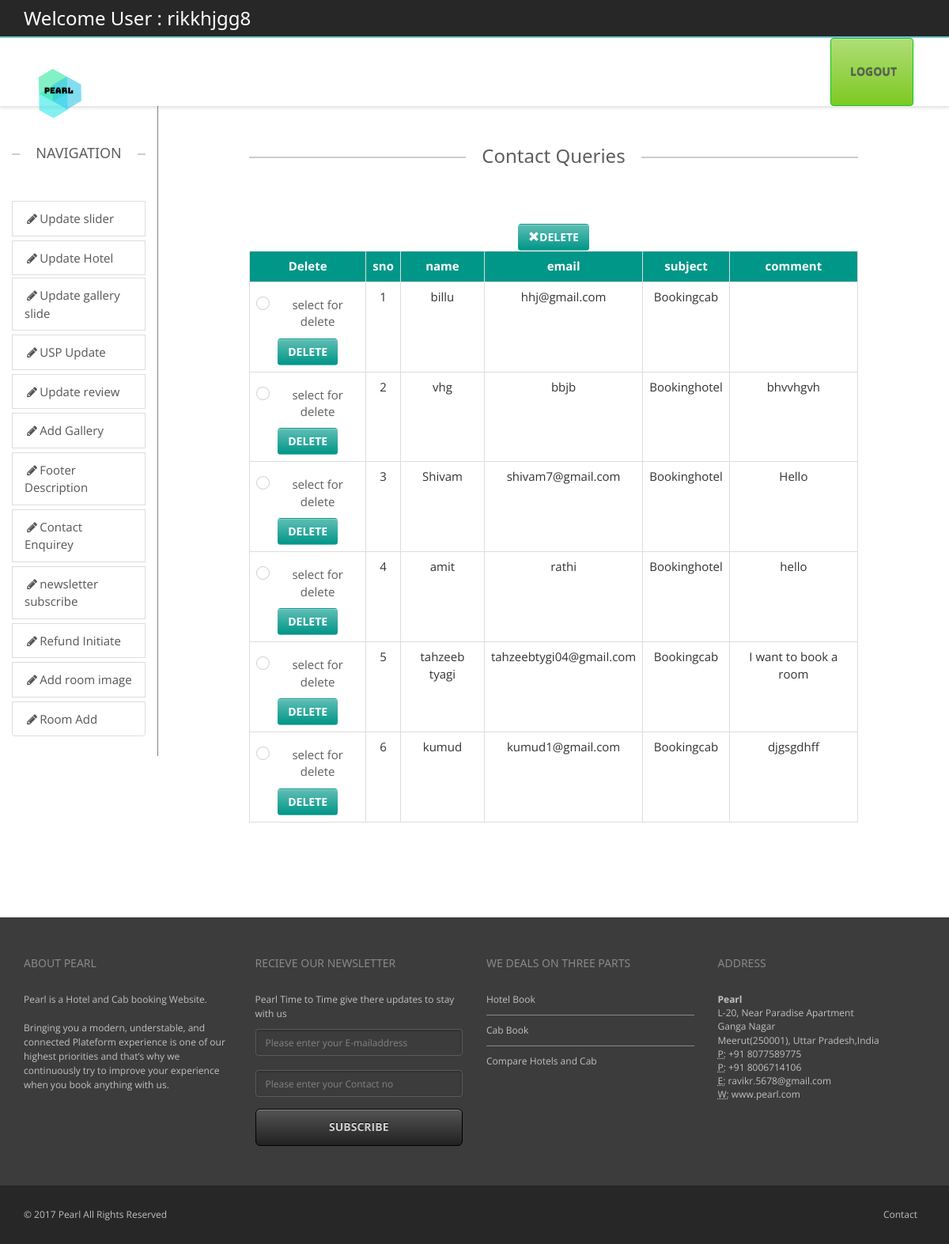
Page /backend/tables.php (signed in) on the committed database.
### tables this page shows
CREATE TABLE `contactenquirey` (
  `sno` int(11) NOT NULL,
  `name` varchar(200) DEFAULT NULL,
  `email` varchar(200) DEFAULT NULL,
  `subject` varchar(100) DEFAULT NULL,
  `comment` varchar(600) DEFAULT NULL
);

### public_html/backend/tables.php (the view, shortened to what this page needs)
<?php
include("headeradmin.php");
include("navigation.php");?>
        <div class="col-sm-1 ">
        </div>
		<div class="col-sm-8">
        <div class="containe-fluid text-center" >
             <h3 class="lined-heading mt50">
            <span>
            Contact Queries
            </span>
        </h3>
        <?php   $con=mysqli_connect("localhost","id5740196_root","1234567890","id5740196_realhotel") or die("could not connect");
$res=mysqli_query($con,"Select * from contactenquirey") or die(mysqli_error($con));
if(mysqli_affected_rows($con)>0)
{
$colname=mysqli_fetch_fields($res);
echo"<form action='deletequery.php' method='post'>";?>
<?php echo"<br><button type='submit' class='btn w3-teal' >";
echo"<span class='glyphicon glyphicon-remove'>";
echo"</span>";
echo"Delete"."</button>";
echo"<div  style='overflow-x:auto;'><table border='1' class='table table-bordered table-hover' style='width:100%'>";
echo"<th class='w3-teal text-center'>Delete</th><th class='w3-teal text-center'>".$colname[0]->name."</th><th class='w3-teal text-center'>".$colname[1]->name."</th><th class='w3-teal text-center'>".$colname[2]->name."</th><th class='w3-teal text-center'>".$colname[3]->name."</th><th class='w3-teal text-center'>".$colname[4]->name."</th>";
while($row=mysqli_fetch_array($res))
{?>
<tr><td><div class="checkbox checkbox-info checkbox-circle">
<?php
echo"<input type='checkbox' name='ids[]' id='$row[0]' value='$row[0]' />"."<label for='$row[0]'>"."select for delete"."</label>"."</div>"."<a href='deletequery.php?id=$row[0]' class='btn w3-teal'>"."delete"."</a>"."</td><td>".$row[0]."</td><td>".$row[1]."</td><td>".$row[2]."</td><td>".$row[3]."</td><td>".$row[4]."</td></tr>";
}
 echo"</table></div>";
 echo"</form>";
}
?>
		</div>
		</div>
        <div class="col-sm-1">
        </div>
	</div>
</div>
<?php include("footer.php");?>

### public_html/backend/css/theme.css (style rules this page uses)
body { overflow-x: hidden; }
html, html a { -webkit-font-smoothing: antialiased !important; }
h1, h2, h3, h4, h5, h6, .h1, .h2, .h3, .h4, .h5, .h6 { font-family: "Open Sans", "Helvetica Neue", Helvetica, Arial, sans-serif; font-weight: 600; line-height: 1.1; color: #5e5e5e; }
h3, .h3 { font-size: 18px; }
.lined-heading { position: relative; margin-top: 0; margin-bottom: 50px; text-align: center; display: block; }
h1.lined-heading:before, h2.lined-heading:before, h3.lined-heading:before, h4.lined-heading:before, h5.lined-heading:before, h6.lined-heading:before { position: absolute; top: 50%; z-index: 1; display: block; width: 100%; height: 1px; border-top: 2px solid #ccc; content: ""; }
h1.lined-heading span, h2.lined-heading span, h3.lined-heading span, h4.lined-heading span, h5.lined-heading span, h6.lined-heading span { position: relative; z-index: 1; padding: 0 20px; background: #fff; display: inline-block; }
body ,.ui-widget, .revolution-starhotel { font-family: "Open Sans", "Helvetica Neue", Helvetica, Arial, sans-serif !important; font-size: 13px; }
a { text-decoration: none; -webkit-transition: color 0.2s ease-in; -moz-transition: color 0.2s ease-in; -ms-transition: color 0.2s ease-in; -o-transition: color 0.2s ease-in; transition: color 0.2s ease-in; }
.mt50 { margin-top: 50px; }
label { color: #5e5e5e; }
.btn { background: -moz-linear-gradient(top, rgba(255,255,255,0.38) 0%, rgba(255,255,255,0) 100%); background: -webkit-gradient(linear, left top, left bottom, color-stop(0%, rgba(255,255,255,0.38)), color-stop(100%, rgba(255,255,255,0))); background: -webkit-linear-gradient(top, rgba(255,255,255,0.38) 0%, rgba(255,255,255,0) 100%); background: -o-linear-gradient(top, rgba(255,255,255,0.38) 0%, rgba(255,255,255,0) 100%); background: -ms-linear-gradient(top, rgba(255,255,255,0.38) 0%, rgba(255,255,255,0) 100%); background: linear-gradient(to bottom, rgba(255,255,255,0.38) 0%, rgba(255,255,255,0) 100%); filter: progid:DXImageTransform.Microsoft.gradient( startColorstr='#61ffffff', endColorstr='#00ffffff', GradientType=0 ); color: #ffffff; -webkit-box-shadow: inset 0 1px 0 0 rgba(255,255,255,0.3); box-shadow: inset 0 1px 0 0 rgba(255,255,255,0.3); -webkit-transition: all 0.1s ease-in; -moz-transition: all 0.1s ease-in; -ms-transition: all 0.1s ease-in; -o-transition: all 0.1s ease-in; transition: all 0.1s ease-in; text-transform: uppercase; font-weight: bold; }
.table > thead > tr > th, .table > tbody > tr > th, .table > tfoot > tr > th, .table > thead > tr > td, .table > tbody > tr > td, .table > tfoot > tr > td { border-top: 1px solid #ebebeb; }

### public_html/backend/css/w3.css (style rules this page uses)
button,hr,input { overflow:visible }
html { box-sizing:border-box;-ms-text-size-adjust:100%;-webkit-text-size-adjust:100%;overflow-x:hidden }
*,:after,:before { box-sizing:inherit }
body { margin:0 }
a { background-color:transparent;-webkit-text-decoration-skip:objects;color:inherit }
button,input,select,textarea { font:inherit;margin:0 }
button,select { text-transform:none }
[type=reset],[type=submit],button,html [type=button] { -webkit-appearance:button }
body,html { font-family:Verdana,sans-serif;font-size:15px;line-height:1.5 }
h3 { font-size:24px }
h1,h2,h3,h4,h5,h6 { font-family:"Segoe UI",Arial,sans-serif;font-weight:400;margin:10px 0 }
.w3-hover-teal:hover,.w3-teal { color:#fff!important;background-color:#009688!important }

### public_html/backend/css/checkbox.css (style rules this page uses)
.checkbox { padding-left: 20px; }
.checkbox label { display: inline-block; vertical-align: middle; position: relative; padding-left: 5px; }
.checkbox label::before { content: ""; display: inline-block; position: absolute; width: 17px; height: 17px; left: 0; margin-left: -20px; border: 1px solid #cccccc; border-radius: 3px; background-color: #fff; -webkit-transition: border 0.15s ease-in-out, color 0.15s ease-in-out; -o-transition: border 0.15s ease-in-out, color 0.15s ease-in-out; transition: border 0.15s ease-in-out, color 0.15s ease-in-out; }
.checkbox label::after { display: inline-block; position: absolute; width: 16px; height: 16px; left: 0; top: 0; margin-left: -20px; padding-left: 3px; padding-top: 1px; font-size: 11px; color: #555555; }
.checkbox.checkbox-circle label::before { border-radius: 50%; }

### public_html/backend/css/colors/turquoise.css (style rules this page uses)
a { color: #75c5cf; }

### rows in the picture
contactenquirey: sno "1", name "billu", email "hhj@gmail.com", subject "Bookingcab"
contactenquirey: sno "2", name "vhg", email "bbjb", subject "Bookinghotel", comment "bhvvhgvh"
contactenquirey: sno "3", name "Shivam", email "shivam7@gmail.com", subject "Bookinghotel", comment "Hello"
contactenquirey: sno "4", name "amit", email "rathi", subject "Bookinghotel", comment "hello"
contactenquirey: sno "5", name "tahzeeb tyagi", email "tahzeebtygi04@gmail.com", subject "Bookingcab", comment "I want to book a room"
contactenquirey: sno "6", name "kumud", email "kumud1@gmail.com", subject "Bookingcab", comment "djgsgdhff"

### other values in the picture
$_SESSION['login_user'] "rikkhjgg8"
$colname[0]->name "sno"
$colname[1]->name "name"
$colname[2]->name "email"
$colname[3]->name "subject"
$colname[4]->name "comment"
